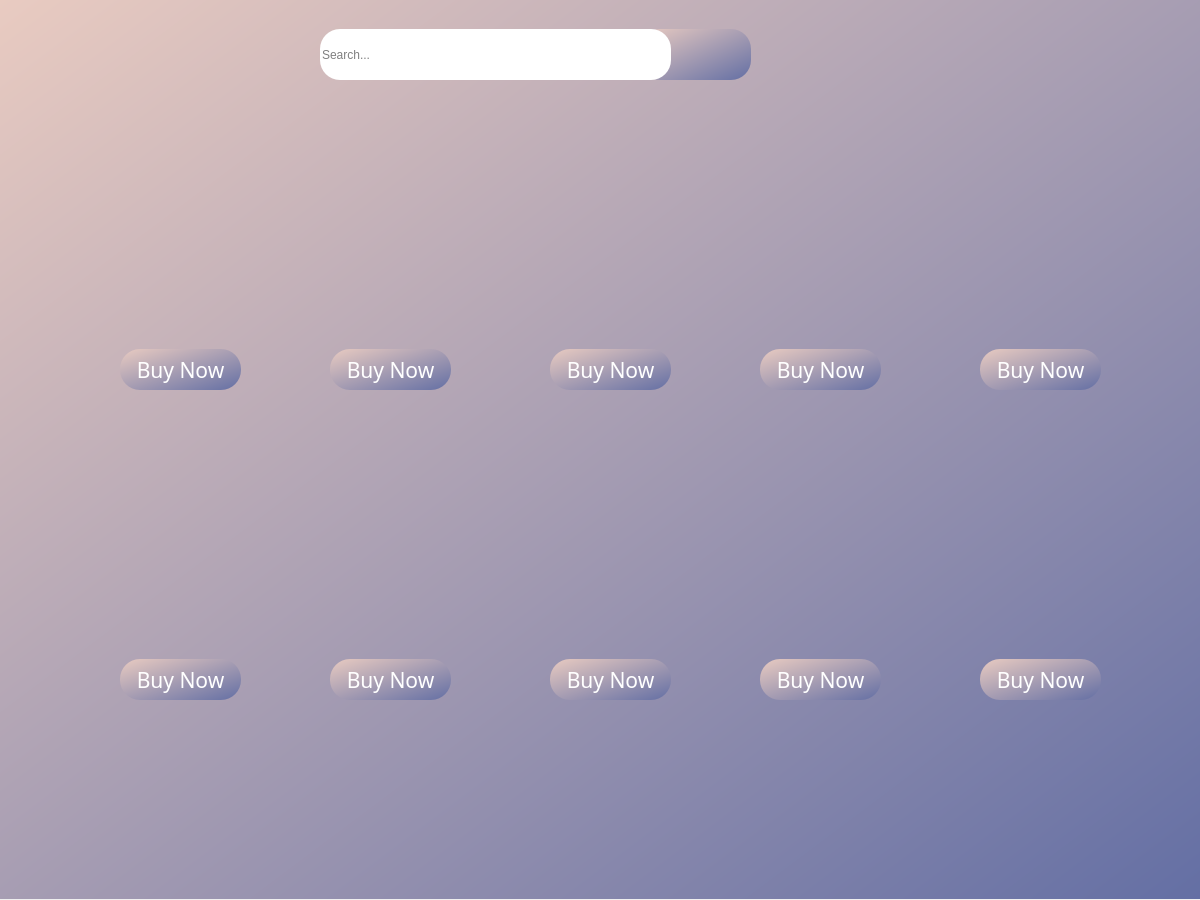
<?xml version="1.0" encoding="UTF-8"?>
<ui version="4.0">
 <class>Dialog</class>
 <widget class="QDialog" name="Dialog">
  <property name="geometry">
   <rect>
    <x>0</x>
    <y>0</y>
    <width>1200</width>
    <height>900</height>
   </rect>
  </property>
  <property name="windowTitle">
   <string>Dialog</string>
  </property>
  <widget class="QWidget" name="widget" native="true">
   <property name="geometry">
    <rect>
     <x>0</x>
     <y>-1</y>
     <width>1200</width>
     <height>900</height>
    </rect>
   </property>
   <property name="autoFillBackground">
    <bool>false</bool>
   </property>
   <property name="styleSheet">
    <string notr="true">
background-color: qlineargradient(spread:pad, x1:0, y1:0, x2:1, y2:1, stop:0 rgba(233, 203, 193, 255), stop:1 rgba(100, 111, 164, 255));</string>
   </property>
   <widget class="QLabel" name="label">
    <property name="geometry">
     <rect>
      <x>0</x>
      <y>0</y>
      <width>211</width>
      <height>91</height>
     </rect>
    </property>
    <property name="styleSheet">
     <string notr="true">background: transparent</string>
    </property>
    <property name="text">
     <string/>
    </property>
    <property name="pixmap">
     <pixmap>UI Icons/1x/1x/Asset 3.png</pixmap>
    </property>
   </widget>
   <widget class="QLabel" name="label_3">
    <property name="geometry">
     <rect>
      <x>0</x>
      <y>830</y>
      <width>1201</width>
      <height>71</height>
     </rect>
    </property>
    <property name="styleSheet">
     <string notr="true">background: transparent</string>
    </property>
    <property name="text">
     <string/>
    </property>
    <property name="pixmap">
     <pixmap>UI Icons/1x/1x/Asset 5.png</pixmap>
    </property>
    <property name="scaledContents">
     <bool>true</bool>
    </property>
   </widget>
   <widget class="QLabel" name="label_4">
    <property name="geometry">
     <rect>
      <x>100</x>
      <y>120</y>
      <width>171</width>
      <height>231</height>
     </rect>
    </property>
    <property name="styleSheet">
     <string notr="true">background: transparent</string>
    </property>
    <property name="text">
     <string/>
    </property>
    <property name="pixmap">
     <pixmap>UI Icons/1x/Asset 5.png</pixmap>
    </property>
    <property name="scaledContents">
     <bool>true</bool>
    </property>
   </widget>
   <widget class="QPushButton" name="BuyNow1">
    <property name="geometry">
     <rect>
      <x>120</x>
      <y>350</y>
      <width>121</width>
      <height>41</height>
     </rect>
    </property>
    <property name="font">
     <font>
      <family>Montserrat Bold</family>
      <pointsize>16</pointsize>
      <weight>50</weight>
      <italic>false</italic>
      <bold>false</bold>
      <underline>false</underline>
      <stylestrategy>PreferAntialias</stylestrategy>
     </font>
    </property>
    <property name="cursor">
     <cursorShape>PointingHandCursor</cursorShape>
    </property>
    <property name="styleSheet">
     <string notr="true">QPushButton#BuyNow1{
	border-radius:20px;
	color: rgb(255, 255, 255);
	font: 16pt &quot;Montserrat Bold&quot;;
	background-color: qlineargradient(spread:pad, x1:0, y1:0, x2:1, y2:1, stop:0 			rgba(0, 4, 40, 255), stop:1 rgba(0, 78, 146, 255));}
QPushButton#BuyNow1:hover{
	border-radius:20px;
	color: rgb(255, 255, 255);
	font: 16pt &quot;Montserrat Bold&quot;;
	background-color: qlineargradient(spread:pad, x1:0, y1:0, x2:1, y2:1, stop:0 			rgba(50, 4, 40, 255), stop:1 rgba(70, 78, 146, 255));}
QPushButton#BuyNow1:pressed{
	border-radius:20px;
	color: rgb(255, 255, 255);
	font: 16pt &quot;Montserrat Bold&quot;;
	background-color: qlineargradient(spread:pad, x1:0, y1:0, x2:1, y2:1, stop:0 			rgba9(90, 200, 60, 60), stop:1 rgba(120, 78, 160, 50));}</string>
    </property>
    <property name="text">
     <string>Buy Now</string>
    </property>
   </widget>
   <widget class="QLabel" name="label_6">
    <property name="geometry">
     <rect>
      <x>310</x>
      <y>120</y>
      <width>171</width>
      <height>231</height>
     </rect>
    </property>
    <property name="styleSheet">
     <string notr="true">background: transparent</string>
    </property>
    <property name="text">
     <string/>
    </property>
    <property name="pixmap">
     <pixmap>UI Icons/1x/2x/Products/1x/Asset 4.png</pixmap>
    </property>
    <property name="scaledContents">
     <bool>true</bool>
    </property>
   </widget>
   <widget class="QPushButton" name="BuyNow2">
    <property name="geometry">
     <rect>
      <x>330</x>
      <y>350</y>
      <width>121</width>
      <height>41</height>
     </rect>
    </property>
    <property name="font">
     <font>
      <family>Montserrat Bold</family>
      <pointsize>16</pointsize>
      <weight>50</weight>
      <italic>false</italic>
      <bold>false</bold>
      <underline>false</underline>
      <stylestrategy>PreferAntialias</stylestrategy>
     </font>
    </property>
    <property name="cursor">
     <cursorShape>PointingHandCursor</cursorShape>
    </property>
    <property name="styleSheet">
     <string notr="true">QPushButton#BuyNow2{
	border-radius:20px;
	color: rgb(255, 255, 255);
	font: 16pt &quot;Montserrat Bold&quot;;
	background-color: qlineargradient(spread:pad, x1:0, y1:0, x2:1, y2:1, stop:0 			rgba(0, 4, 40, 255), stop:1 rgba(0, 78, 146, 255));}
QPushButton#BuyNow2:hover{
	border-radius:20px;
	color: rgb(255, 255, 255);
	font: 16pt &quot;Montserrat Bold&quot;;
	background-color: qlineargradient(spread:pad, x1:0, y1:0, x2:1, y2:1, stop:0 			rgba(50, 4, 40, 255), stop:1 rgba(70, 78, 146, 255));}
QPushButton#BuyNow2:pressed{
	border-radius:20px;
	color: rgb(255, 255, 255);
	font: 16pt &quot;Montserrat Bold&quot;;
	background-color: qlineargradient(spread:pad, x1:0, y1:0, x2:1, y2:1, stop:0 			rgba9(90, 200, 60, 60), stop:1 rgba(120, 78, 160, 50));}</string>
    </property>
    <property name="text">
     <string>Buy Now</string>
    </property>
   </widget>
   <widget class="QLineEdit" name="searchbar">
    <property name="geometry">
     <rect>
      <x>320</x>
      <y>30</y>
      <width>351</width>
      <height>51</height>
     </rect>
    </property>
    <property name="styleSheet">
     <string notr="true">border-radius:20px;
background-color: rgb(255, 255, 255);
font: 16pt&quot;Times New Roman&quot;;

</string>
    </property>
    <property name="placeholderText">
     <string>Search...</string>
    </property>
   </widget>
   <widget class="QPushButton" name="Search">
    <property name="geometry">
     <rect>
      <x>640</x>
      <y>30</y>
      <width>111</width>
      <height>51</height>
     </rect>
    </property>
    <property name="font">
     <font>
      <family>Montserrat Bold</family>
      <pointsize>16</pointsize>
      <weight>50</weight>
      <italic>false</italic>
      <bold>false</bold>
      <underline>false</underline>
      <stylestrategy>PreferAntialias</stylestrategy>
     </font>
    </property>
    <property name="cursor">
     <cursorShape>PointingHandCursor</cursorShape>
    </property>
    <property name="styleSheet">
     <string notr="true">QPushButton#Search{
	border-radius:20px;
	color: rgb(255, 255, 255);
	font: 16pt &quot;Montserrat Bold&quot;;
	background-color: qlineargradient(spread:pad, x1:0, y1:0, x2:1, y2:1, stop:0 			rgba(0, 4, 40, 255), stop:1 rgba(0, 78, 146, 255));}
QPushButton#Search:hover{
	border-radius:20px;
	color: rgb(255, 255, 255);
	font: 16pt &quot;Montserrat Bold&quot;;
	background-color: qlineargradient(spread:pad, x1:0, y1:0, x2:1, y2:1, stop:0 			rgba(50, 4, 40, 255), stop:1 rgba(70, 78, 146, 255));}
QPushButton#Search:pressed{
	border-radius:20px;
	color: rgb(255, 255, 255);
	font: 16pt &quot;Montserrat Bold&quot;;
	background-color: qlineargradient(spread:pad, x1:0, y1:0, x2:1, y2:1, stop:0 			rgba9(90, 200, 60, 60), stop:1 rgba(120, 78, 160, 50));}</string>
    </property>
    <property name="text">
     <string/>
    </property>
    <property name="icon">
     <iconset>
      <normaloff>UI Icons/pngfind.com-search-logo-png-6694830.png</normaloff>UI Icons/pngfind.com-search-logo-png-6694830.png</iconset>
    </property>
    <property name="iconSize">
     <size>
      <width>35</width>
      <height>30</height>
     </size>
    </property>
   </widget>
   <widget class="QLabel" name="label_7">
    <property name="geometry">
     <rect>
      <x>530</x>
      <y>120</y>
      <width>171</width>
      <height>231</height>
     </rect>
    </property>
    <property name="styleSheet">
     <string notr="true">background: transparent</string>
    </property>
    <property name="text">
     <string/>
    </property>
    <property name="pixmap">
     <pixmap>UI Icons/1x/Asset 6.png</pixmap>
    </property>
    <property name="scaledContents">
     <bool>true</bool>
    </property>
   </widget>
   <widget class="QPushButton" name="BuyNow3">
    <property name="geometry">
     <rect>
      <x>550</x>
      <y>350</y>
      <width>121</width>
      <height>41</height>
     </rect>
    </property>
    <property name="font">
     <font>
      <family>Montserrat Bold</family>
      <pointsize>16</pointsize>
      <weight>50</weight>
      <italic>false</italic>
      <bold>false</bold>
      <underline>false</underline>
      <stylestrategy>PreferAntialias</stylestrategy>
     </font>
    </property>
    <property name="cursor">
     <cursorShape>PointingHandCursor</cursorShape>
    </property>
    <property name="styleSheet">
     <string notr="true">QPushButton#BuyNow3{
	border-radius:20px;
	color: rgb(255, 255, 255);
	font: 16pt &quot;Montserrat Bold&quot;;
	background-color: qlineargradient(spread:pad, x1:0, y1:0, x2:1, y2:1, stop:0 			rgba(0, 4, 40, 255), stop:1 rgba(0, 78, 146, 255));}
QPushButton#BuyNow3:hover{
	border-radius:20px;
	color: rgb(255, 255, 255);
	font: 16pt &quot;Montserrat Bold&quot;;
	background-color: qlineargradient(spread:pad, x1:0, y1:0, x2:1, y2:1, stop:0 			rgba(50, 4, 40, 255), stop:1 rgba(70, 78, 146, 255));}
QPushButton#BuyNow3:pressed{
	border-radius:20px;
	color: rgb(255, 255, 255);
	font: 16pt &quot;Montserrat Bold&quot;;
	background-color: qlineargradient(spread:pad, x1:0, y1:0, x2:1, y2:1, stop:0 			rgba9(90, 200, 60, 60), stop:1 rgba(120, 78, 160, 50));}</string>
    </property>
    <property name="text">
     <string>Buy Now</string>
    </property>
   </widget>
   <widget class="QLabel" name="label_8">
    <property name="geometry">
     <rect>
      <x>740</x>
      <y>120</y>
      <width>171</width>
      <height>231</height>
     </rect>
    </property>
    <property name="styleSheet">
     <string notr="true">background: transparent</string>
    </property>
    <property name="text">
     <string/>
    </property>
    <property name="pixmap">
     <pixmap>UI Icons/1x/Asset 7.png</pixmap>
    </property>
    <property name="scaledContents">
     <bool>true</bool>
    </property>
   </widget>
   <widget class="QPushButton" name="BuyNow4">
    <property name="geometry">
     <rect>
      <x>760</x>
      <y>350</y>
      <width>121</width>
      <height>41</height>
     </rect>
    </property>
    <property name="font">
     <font>
      <family>Montserrat Bold</family>
      <pointsize>16</pointsize>
      <weight>50</weight>
      <italic>false</italic>
      <bold>false</bold>
      <underline>false</underline>
      <stylestrategy>PreferAntialias</stylestrategy>
     </font>
    </property>
    <property name="cursor">
     <cursorShape>PointingHandCursor</cursorShape>
    </property>
    <property name="styleSheet">
     <string notr="true">QPushButton#BuyNow4{
	border-radius:20px;
	color: rgb(255, 255, 255);
	font: 16pt &quot;Montserrat Bold&quot;;
	background-color: qlineargradient(spread:pad, x1:0, y1:0, x2:1, y2:1, stop:0 			rgba(0, 4, 40, 255), stop:1 rgba(0, 78, 146, 255));}
QPushButton#BuyNow4:hover{
	border-radius:20px;
	color: rgb(255, 255, 255);
	font: 16pt &quot;Montserrat Bold&quot;;
	background-color: qlineargradient(spread:pad, x1:0, y1:0, x2:1, y2:1, stop:0 			rgba(50, 4, 40, 255), stop:1 rgba(70, 78, 146, 255));}
QPushButton#BuyNow4:pressed{
	border-radius:20px;
	color: rgb(255, 255, 255);
	font: 16pt &quot;Montserrat Bold&quot;;
	background-color: qlineargradient(spread:pad, x1:0, y1:0, x2:1, y2:1, stop:0 			rgba9(90, 200, 60, 60), stop:1 rgba(120, 78, 160, 50));}</string>
    </property>
    <property name="text">
     <string>Buy Now</string>
    </property>
   </widget>
   <widget class="QLabel" name="label_9">
    <property name="geometry">
     <rect>
      <x>100</x>
      <y>430</y>
      <width>171</width>
      <height>231</height>
     </rect>
    </property>
    <property name="styleSheet">
     <string notr="true">background: transparent</string>
    </property>
    <property name="text">
     <string/>
    </property>
    <property name="pixmap">
     <pixmap>UI Icons/1x/Asset 8.png</pixmap>
    </property>
    <property name="scaledContents">
     <bool>true</bool>
    </property>
   </widget>
   <widget class="QPushButton" name="BuyNow5">
    <property name="geometry">
     <rect>
      <x>120</x>
      <y>660</y>
      <width>121</width>
      <height>41</height>
     </rect>
    </property>
    <property name="font">
     <font>
      <family>Montserrat Bold</family>
      <pointsize>16</pointsize>
      <weight>50</weight>
      <italic>false</italic>
      <bold>false</bold>
      <underline>false</underline>
      <stylestrategy>PreferAntialias</stylestrategy>
     </font>
    </property>
    <property name="cursor">
     <cursorShape>PointingHandCursor</cursorShape>
    </property>
    <property name="styleSheet">
     <string notr="true">QPushButton#BuyNow5{
	border-radius:20px;
	color: rgb(255, 255, 255);
	font: 16pt &quot;Montserrat Bold&quot;;
	background-color: qlineargradient(spread:pad, x1:0, y1:0, x2:1, y2:1, stop:0 			rgba(0, 4, 40, 255), stop:1 rgba(0, 78, 146, 255));}
QPushButton#BuyNow5:hover{
	border-radius:20px;
	color: rgb(255, 255, 255);
	font: 16pt &quot;Montserrat Bold&quot;;
	background-color: qlineargradient(spread:pad, x1:0, y1:0, x2:1, y2:1, stop:0 			rgba(50, 4, 40, 255), stop:1 rgba(70, 78, 146, 255));}
QPushButton#BuyNow5:pressed{
	border-radius:20px;
	color: rgb(255, 255, 255);
	font: 16pt &quot;Montserrat Bold&quot;;
	background-color: qlineargradient(spread:pad, x1:0, y1:0, x2:1, y2:1, stop:0 			rgba9(90, 200, 60, 60), stop:1 rgba(120, 78, 160, 50));}</string>
    </property>
    <property name="text">
     <string>Buy Now</string>
    </property>
   </widget>
   <widget class="QLabel" name="label_10">
    <property name="geometry">
     <rect>
      <x>310</x>
      <y>430</y>
      <width>171</width>
      <height>231</height>
     </rect>
    </property>
    <property name="styleSheet">
     <string notr="true">background: transparent</string>
    </property>
    <property name="text">
     <string/>
    </property>
    <property name="pixmap">
     <pixmap>UI Icons/1x/Asset 10.png</pixmap>
    </property>
    <property name="scaledContents">
     <bool>true</bool>
    </property>
   </widget>
   <widget class="QPushButton" name="BuyNow6">
    <property name="geometry">
     <rect>
      <x>330</x>
      <y>660</y>
      <width>121</width>
      <height>41</height>
     </rect>
    </property>
    <property name="font">
     <font>
      <family>Montserrat Bold</family>
      <pointsize>16</pointsize>
      <weight>50</weight>
      <italic>false</italic>
      <bold>false</bold>
      <underline>false</underline>
      <stylestrategy>PreferAntialias</stylestrategy>
     </font>
    </property>
    <property name="cursor">
     <cursorShape>PointingHandCursor</cursorShape>
    </property>
    <property name="styleSheet">
     <string notr="true">QPushButton#BuyNow6{
	border-radius:20px;
	color: rgb(255, 255, 255);
	font: 16pt &quot;Montserrat Bold&quot;;
	background-color: qlineargradient(spread:pad, x1:0, y1:0, x2:1, y2:1, stop:0 			rgba(0, 4, 40, 255), stop:1 rgba(0, 78, 146, 255));}
QPushButton#BuyNow6:hover{
	border-radius:20px;
	color: rgb(255, 255, 255);
	font: 16pt &quot;Montserrat Bold&quot;;
	background-color: qlineargradient(spread:pad, x1:0, y1:0, x2:1, y2:1, stop:0 			rgba(50, 4, 40, 255), stop:1 rgba(70, 78, 146, 255));}
QPushButton#BuyNow6:pressed{
	border-radius:20px;
	color: rgb(255, 255, 255);
	font: 16pt &quot;Montserrat Bold&quot;;
	background-color: qlineargradient(spread:pad, x1:0, y1:0, x2:1, y2:1, stop:0 			rgba9(90, 200, 60, 60), stop:1 rgba(120, 78, 160, 50));}</string>
    </property>
    <property name="text">
     <string>Buy Now</string>
    </property>
   </widget>
   <widget class="QLabel" name="label_11">
    <property name="geometry">
     <rect>
      <x>530</x>
      <y>430</y>
      <width>171</width>
      <height>231</height>
     </rect>
    </property>
    <property name="styleSheet">
     <string notr="true">background: transparent</string>
    </property>
    <property name="text">
     <string/>
    </property>
    <property name="pixmap">
     <pixmap>UI Icons/1x/Asset 11.png</pixmap>
    </property>
    <property name="scaledContents">
     <bool>true</bool>
    </property>
   </widget>
   <widget class="QPushButton" name="BuyNow7">
    <property name="geometry">
     <rect>
      <x>550</x>
      <y>660</y>
      <width>121</width>
      <height>41</height>
     </rect>
    </property>
    <property name="font">
     <font>
      <family>Montserrat Bold</family>
      <pointsize>16</pointsize>
      <weight>50</weight>
      <italic>false</italic>
      <bold>false</bold>
      <underline>false</underline>
      <stylestrategy>PreferAntialias</stylestrategy>
     </font>
    </property>
    <property name="cursor">
     <cursorShape>PointingHandCursor</cursorShape>
    </property>
    <property name="styleSheet">
     <string notr="true">QPushButton#BuyNow7{
	border-radius:20px;
	color: rgb(255, 255, 255);
	font: 16pt &quot;Montserrat Bold&quot;;
	background-color: qlineargradient(spread:pad, x1:0, y1:0, x2:1, y2:1, stop:0 			rgba(0, 4, 40, 255), stop:1 rgba(0, 78, 146, 255));}
QPushButton#BuyNow7:hover{
	border-radius:20px;
	color: rgb(255, 255, 255);
	font: 16pt &quot;Montserrat Bold&quot;;
	background-color: qlineargradient(spread:pad, x1:0, y1:0, x2:1, y2:1, stop:0 			rgba(50, 4, 40, 255), stop:1 rgba(70, 78, 146, 255));}
QPushButton#BuyNow7:pressed{
	border-radius:20px;
	color: rgb(255, 255, 255);
	font: 16pt &quot;Montserrat Bold&quot;;
	background-color: qlineargradient(spread:pad, x1:0, y1:0, x2:1, y2:1, stop:0 			rgba9(90, 200, 60, 60), stop:1 rgba(120, 78, 160, 50));}</string>
    </property>
    <property name="text">
     <string>Buy Now</string>
    </property>
   </widget>
   <widget class="QLabel" name="label_12">
    <property name="geometry">
     <rect>
      <x>740</x>
      <y>430</y>
      <width>171</width>
      <height>231</height>
     </rect>
    </property>
    <property name="styleSheet">
     <string notr="true">background: transparent</string>
    </property>
    <property name="text">
     <string/>
    </property>
    <property name="pixmap">
     <pixmap>UI Icons/1x/Asset 12.png</pixmap>
    </property>
    <property name="scaledContents">
     <bool>true</bool>
    </property>
   </widget>
   <widget class="QPushButton" name="BuyNow8">
    <property name="geometry">
     <rect>
      <x>760</x>
      <y>660</y>
      <width>121</width>
      <height>41</height>
     </rect>
    </property>
    <property name="font">
     <font>
      <family>Montserrat Bold</family>
      <pointsize>16</pointsize>
      <weight>50</weight>
      <italic>false</italic>
      <bold>false</bold>
      <underline>false</underline>
      <stylestrategy>PreferAntialias</stylestrategy>
     </font>
    </property>
    <property name="cursor">
     <cursorShape>PointingHandCursor</cursorShape>
    </property>
    <property name="styleSheet">
     <string notr="true">QPushButton#BuyNow8{
	border-radius:20px;
	color: rgb(255, 255, 255);
	font: 16pt &quot;Montserrat Bold&quot;;
	background-color: qlineargradient(spread:pad, x1:0, y1:0, x2:1, y2:1, stop:0 			rgba(0, 4, 40, 255), stop:1 rgba(0, 78, 146, 255));}
QPushButton#BuyNow8:hover{
	border-radius:20px;
	color: rgb(255, 255, 255);
	font: 16pt &quot;Montserrat Bold&quot;;
	background-color: qlineargradient(spread:pad, x1:0, y1:0, x2:1, y2:1, stop:0 			rgba(50, 4, 40, 255), stop:1 rgba(70, 78, 146, 255));}
QPushButton#BuyNow8:pressed{
	border-radius:20px;
	color: rgb(255, 255, 255);
	font: 16pt &quot;Montserrat Bold&quot;;
	background-color: qlineargradient(spread:pad, x1:0, y1:0, x2:1, y2:1, stop:0 			rgba9(90, 200, 60, 60), stop:1 rgba(120, 78, 160, 50));}</string>
    </property>
    <property name="text">
     <string>Buy Now</string>
    </property>
   </widget>
   <widget class="QLabel" name="label_13">
    <property name="geometry">
     <rect>
      <x>960</x>
      <y>120</y>
      <width>171</width>
      <height>231</height>
     </rect>
    </property>
    <property name="styleSheet">
     <string notr="true">background: transparent</string>
    </property>
    <property name="text">
     <string/>
    </property>
    <property name="pixmap">
     <pixmap>UI Icons/1x/Asset 14.png</pixmap>
    </property>
    <property name="scaledContents">
     <bool>true</bool>
    </property>
   </widget>
   <widget class="QPushButton" name="BuyNow9">
    <property name="geometry">
     <rect>
      <x>980</x>
      <y>350</y>
      <width>121</width>
      <height>41</height>
     </rect>
    </property>
    <property name="font">
     <font>
      <family>Montserrat Bold</family>
      <pointsize>16</pointsize>
      <weight>50</weight>
      <italic>false</italic>
      <bold>false</bold>
      <underline>false</underline>
      <stylestrategy>PreferAntialias</stylestrategy>
     </font>
    </property>
    <property name="cursor">
     <cursorShape>PointingHandCursor</cursorShape>
    </property>
    <property name="styleSheet">
     <string notr="true">QPushButton#BuyNow9{
	border-radius:20px;
	color: rgb(255, 255, 255);
	font: 16pt &quot;Montserrat Bold&quot;;
	background-color: qlineargradient(spread:pad, x1:0, y1:0, x2:1, y2:1, stop:0 			rgba(0, 4, 40, 255), stop:1 rgba(0, 78, 146, 255));}
QPushButton#BuyNow9:hover{
	border-radius:20px;
	color: rgb(255, 255, 255);
	font: 16pt &quot;Montserrat Bold&quot;;
	background-color: qlineargradient(spread:pad, x1:0, y1:0, x2:1, y2:1, stop:0 			rgba(50, 4, 40, 255), stop:1 rgba(70, 78, 146, 255));}
QPushButton#BuyNow9:pressed{
	border-radius:20px;
	color: rgb(255, 255, 255);
	font: 16pt &quot;Montserrat Bold&quot;;
	background-color: qlineargradient(spread:pad, x1:0, y1:0, x2:1, y2:1, stop:0 			rgba9(90, 200, 60, 60), stop:1 rgba(120, 78, 160, 50));}</string>
    </property>
    <property name="text">
     <string>Buy Now</string>
    </property>
   </widget>
   <widget class="QLabel" name="label_14">
    <property name="geometry">
     <rect>
      <x>960</x>
      <y>430</y>
      <width>171</width>
      <height>231</height>
     </rect>
    </property>
    <property name="styleSheet">
     <string notr="true">background: transparent</string>
    </property>
    <property name="text">
     <string/>
    </property>
    <property name="pixmap">
     <pixmap>UI Icons/1x/Asset 15.png</pixmap>
    </property>
    <property name="scaledContents">
     <bool>true</bool>
    </property>
   </widget>
   <widget class="QPushButton" name="BuyNow10">
    <property name="geometry">
     <rect>
      <x>980</x>
      <y>660</y>
      <width>121</width>
      <height>41</height>
     </rect>
    </property>
    <property name="font">
     <font>
      <family>Montserrat Bold</family>
      <pointsize>16</pointsize>
      <weight>50</weight>
      <italic>false</italic>
      <bold>false</bold>
      <underline>false</underline>
      <stylestrategy>PreferAntialias</stylestrategy>
     </font>
    </property>
    <property name="cursor">
     <cursorShape>PointingHandCursor</cursorShape>
    </property>
    <property name="styleSheet">
     <string notr="true">QPushButton#BuyNow10{
	border-radius:20px;
	color: rgb(255, 255, 255);
	font: 16pt &quot;Montserrat Bold&quot;;
	background-color: qlineargradient(spread:pad, x1:0, y1:0, x2:1, y2:1, stop:0 			rgba(0, 4, 40, 255), stop:1 rgba(0, 78, 146, 255));}
QPushButton#BuyNow10:hover{
	border-radius:20px;
	color: rgb(255, 255, 255);
	font: 16pt &quot;Montserrat Bold&quot;;
	background-color: qlineargradient(spread:pad, x1:0, y1:0, x2:1, y2:1, stop:0 			rgba(50, 4, 40, 255), stop:1 rgba(70, 78, 146, 255));}
QPushButton#BuyNow10:pressed{
	border-radius:20px;
	color: rgb(255, 255, 255);
	font: 16pt &quot;Montserrat Bold&quot;;
	background-color: qlineargradient(spread:pad, x1:0, y1:0, x2:1, y2:1, stop:0 			rgba9(90, 200, 60, 60), stop:1 rgba(120, 78, 160, 50));}</string>
    </property>
    <property name="text">
     <string>Buy Now</string>
    </property>
   </widget>
   <zorder>Search</zorder>
   <zorder>label</zorder>
   <zorder>label_3</zorder>
   <zorder>label_4</zorder>
   <zorder>BuyNow1</zorder>
   <zorder>label_6</zorder>
   <zorder>BuyNow2</zorder>
   <zorder>searchbar</zorder>
   <zorder>label_7</zorder>
   <zorder>BuyNow3</zorder>
   <zorder>label_8</zorder>
   <zorder>BuyNow4</zorder>
   <zorder>label_9</zorder>
   <zorder>BuyNow5</zorder>
   <zorder>label_10</zorder>
   <zorder>BuyNow6</zorder>
   <zorder>label_11</zorder>
   <zorder>BuyNow7</zorder>
   <zorder>label_12</zorder>
   <zorder>BuyNow8</zorder>
   <zorder>label_13</zorder>
   <zorder>BuyNow9</zorder>
   <zorder>label_14</zorder>
   <zorder>BuyNow10</zorder>
  </widget>
 </widget>
 <resources/>
 <connections/>
</ui>
